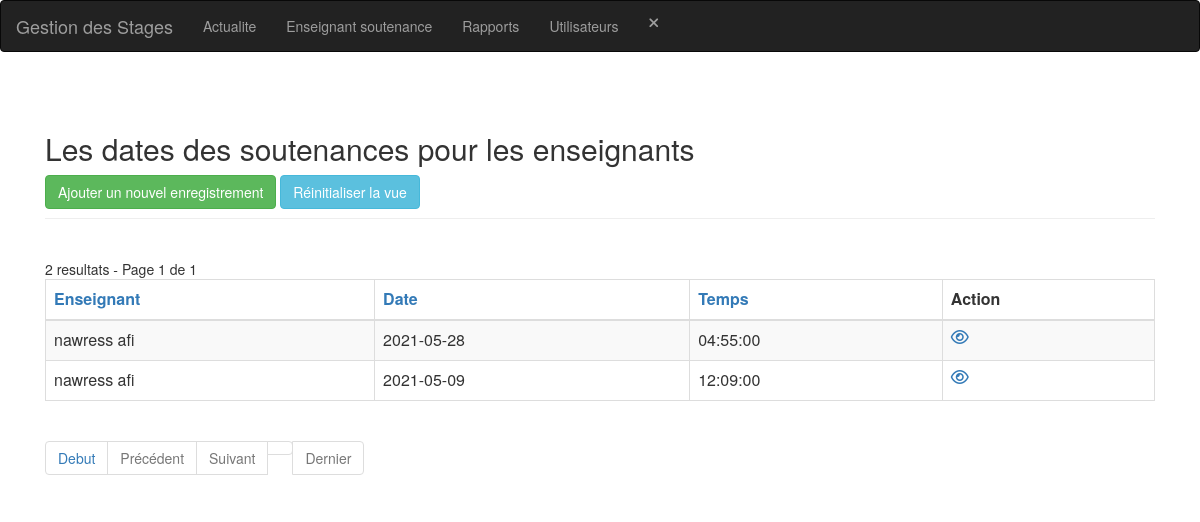
/enseignant_soutenance-index.php (signed in), run on the app's committed database.
### tables this page shows
CREATE TABLE IF NOT EXISTS `enseignant_soutenance` (
  `id` int(11) NOT NULL AUTO_INCREMENT,
  `id_enseignant` int(11) NOT NULL,
  `date` date NOT NULL,
  `temps` time NOT NULL,
  PRIMARY KEY (`id`),
  KEY `enseignant_soutenance_ibfk_1` (`id_enseignant`)
);

CREATE TABLE IF NOT EXISTS `utilisateur` (
  `id` int(11) NOT NULL AUTO_INCREMENT,
  `nom` varchar(30) NOT NULL,
  `prenom` varchar(30) NOT NULL,
  `tel` int(30) NOT NULL,
  `email` varchar(50) NOT NULL,
  `adresse` varchar(50) NOT NULL,
  `cin` varchar(10) NOT NULL,
  `login` varchar(30) NOT NULL,
  `pwd` varchar(30) NOT NULL,
  `approuver` int(11) NOT NULL,
  `type` int(11) NOT NULL,
  PRIMARY KEY (`id`),
  UNIQUE KEY `login` (`login`)
);

### config.php (called while the page is built, shortened)
<?php
$no_of_records_per_page = 8;

### function.php (called while the page is built, shortened)
<?php
function getEtudiantName($link, $id)
{
    $nom = '';
    $sql = "SELECT nom,prenom FROM utilisateur WHERE id = $id";
    if ($stmt = mysqli_prepare($link, $sql)) {
        if (mysqli_stmt_execute($stmt)) {
            $result = mysqli_stmt_get_result($stmt);
            if (mysqli_num_rows($result) == 1) {
                $row = mysqli_fetch_array($result, MYSQLI_ASSOC);
                $nom = $row["nom"] . ' ' . $row["prenom"];
            }
        }
    }
    return $nom;
}

### enseignant_soutenance-index.php (the view, shortened to what this page needs)
<?php
include_once('header.php');
include_once('navbar.php');
include_once('function.php');
?>
<section class="pt-5">
    <div class="container-fluid">
        <div class="row">
            <div class="col-md-12">
                <div class="page-header clearfix">
                    <h2 class="float-left">Les dates des soutenances pour les enseignants</h2>
                    <?php if (isset($_SESSION['users']['type']) == 3) { ?>
                        <a href="enseignant_soutenance-create.php" class="btn btn-success float-right">Ajouter un nouvel enregistrement</a>
                    <?php } ?>
                    <a href="enseignant_soutenance-index.php" class="btn btn-info float-right mr-2">Réinitialiser la vue</a>
                </div>
                <br>
                <?php
                require_once "config.php";
                $domain     = $_SERVER['HTTP_HOST'];
                $script   = $_SERVER['SCRIPT_NAME'];
                $parameters   = $_SERVER['QUERY_STRING'];
                $protocol = strpos(strtolower($_SERVER['SERVER_PROTOCOL']), 'https')
                    === FALSE ? 'http' : 'https';
                $currenturl = $protocol . '://' . $domain . $script . '?' . $parameters;
                if (isset($_GET['pageno'])) {
                    $pageno = $_GET['pageno'];
                } else {
                    $pageno = 1;
                }
                $offset = ($pageno - 1) * $no_of_records_per_page;
                $total_pages_sql = "SELECT COUNT(*) FROM enseignant_soutenance";
                $result = mysqli_query($link, $total_pages_sql);
                $total_rows = mysqli_fetch_array($result)[0];
                $total_pages = ceil($total_rows / $no_of_records_per_page);
                $order = 'id';
                $sort = 'desc';
                $sql = "SELECT * FROM enseignant_soutenance ORDER BY $order $sort LIMIT $offset, $no_of_records_per_page";
                $count_pages = "SELECT * FROM enseignant_soutenance";
                if (!empty($_GET['search'])) {
                    $search = ($_GET['search']);
                    $sql = "SELECT * FROM enseignant_soutenance
                            WHERE CONCAT (id_enseignant,date,temps)
                            LIKE '%$search%'
                            ORDER BY $order $sort
                            LIMIT $offset, $no_of_records_per_page";
                    $count_pages = "SELECT * FROM enseignant_soutenance
                            WHERE CONCAT (id_enseignant,date,temps)
                            LIKE '%$search%'
                            ORDER BY $order $sort";
                } else {
                    $search = "";
                }
                if ($result = mysqli_query($link, $sql)) {
                    if (mysqli_num_rows($result) > 0) {
                        if ($result_count = mysqli_query($link, $count_pages)) {
                            $total_pages = ceil(mysqli_num_rows($result_count) / $no_of_records_per_page);
                        }
                        $number_of_results = mysqli_num_rows($result_count);
                        echo " " . $number_of_results . " resultats - Page " . $pageno . " de " . $total_pages;
                        echo "<table class='table table-bordered table-striped'>";
                        echo "<thead>";
                        echo "<tr>";
                        echo "<th><a href=?search=$search&sort=&order=id_enseignant&sort=$sort>Enseignant</th>";
                        echo "<th><a href=?search=$search&sort=&order=date&sort=$sort>Date</th>";
                        echo "<th><a href=?search=$search&sort=&order=temps&sort=$sort>Temps</th>";
                        echo "<th>Action</th>";
                        echo "</tr>";
                        echo "</thead>";
                        echo "<tbody>";
                        while ($row = mysqli_fetch_array($result)) {
                            $nomm = getEtudiantName($link, $row['id_enseignant']);
                            echo "<tr>";
                            echo "<td>" . $nomm . "</td>";
                            echo "<td>" . $row['date'] . "</td>";
                            echo "<td>" . $row['temps'] . "</td>";
                            echo "<td>";
                            echo "<a href='enseignant_soutenance-read.php?id=" . $row['id'] . "' title='Afficher enregistrement' data-toggle='tooltip'><i class='far fa-eye'></i></a>";
                            echo "</td>";
                            echo "</tr>";
                        }
                        echo "</tbody>";
                        echo "</table>";
                ?>
                        <ul class="pagination" align-right>
                            <?php
                            $new_url = preg_replace('/&?pageno=[^&]*/', '', $currenturl);
                            ?>
                            <li class="page-item"><a class="page-link" href="<?php echo $new_url . '&pageno=1' ?>">Debut</a></li>
                            <li class="page-item <?php if ($pageno <= 1) {
                                                        echo 'disabled';
                                                    } ?>">
                                <a class="page-link" href="<?php if ($pageno <= 1) {
                                                                echo '#';
                                                            } else {
                                                                echo $new_url . "&pageno=" . ($pageno - 1);
                                                            } ?>">Précédent</a>
                            </li>
                            <li class="page-item <?php if ($pageno >= $total_pages) {
                                                        echo 'disabled';
                                                    } ?>">
                                <a class="page-link" href="<?php if ($pageno >= $total_pages) {
                                                                echo '#';
                                                            } else {
                                                                echo $new_url . "&pageno=" . ($pageno + 1);
                                                            } ?>">Suivant</a>
                            </li>
                            <li class="page-item <?php if ($pageno >= $total_pages) {
                                                        echo 'disabled';
                                                    } ?>">
                                <a class="page-item"><a class="page-link" href="<?php echo $new_url . '&pageno=' . $total_pages; ?>">Dernier</a>
                            </li>
                        </ul>
                <?php
                    } else {
                        echo "<p class='lead'><em>Aucun enregistrement n'a été trouvé.</em></p>";
                    }
                } else {
                    echo "ERROR: Could not able to execute $sql. " . mysqli_error($link);
                }
                ?>
            </div>
        </div>
    </div>
</section>
<?php
include_once('footer.php');
?>
</body>
</html>

### data on the page
enseignant_soutenance: id_enseignant.prenom "nawress afi", date "2021-05-28", temps "04:55:00"
enseignant_soutenance: id_enseignant.prenom "nawress afi", date "2021-05-09", temps "12:09:00"

### other printed values
$number_of_results "2"
$pageno "1"
$total_pages "1"
